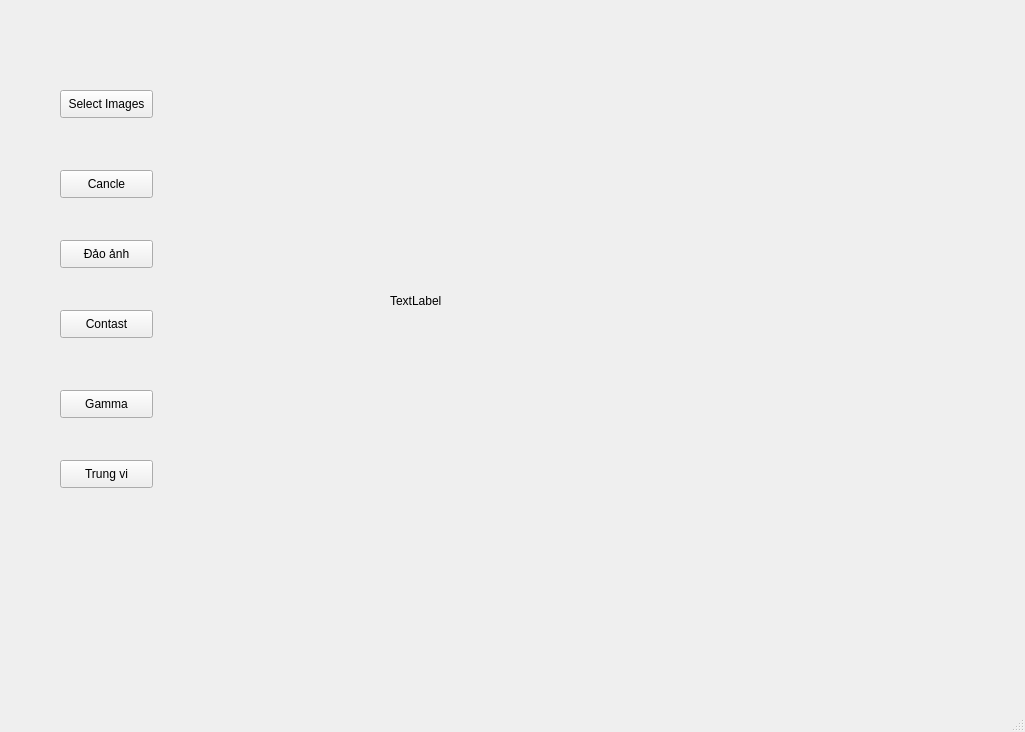
<?xml version="1.0" encoding="UTF-8"?>
<ui version="4.0">
 <class>MainWindow</class>
 <widget class="QMainWindow" name="MainWindow">
  <property name="geometry">
   <rect>
    <x>0</x>
    <y>0</y>
    <width>1025</width>
    <height>732</height>
   </rect>
  </property>
  <property name="windowTitle">
   <string>MainWindow</string>
  </property>
  <widget class="QWidget" name="centralwidget">
   <widget class="QPushButton" name="btnSelectImage">
    <property name="geometry">
     <rect>
      <x>60</x>
      <y>90</y>
      <width>93</width>
      <height>28</height>
     </rect>
    </property>
    <property name="text">
     <string>Select Images</string>
    </property>
   </widget>
   <widget class="QPushButton" name="btnCancle">
    <property name="geometry">
     <rect>
      <x>60</x>
      <y>170</y>
      <width>93</width>
      <height>28</height>
     </rect>
    </property>
    <property name="text">
     <string>Cancle</string>
    </property>
   </widget>
   <widget class="QPushButton" name="btnDaoAnh">
    <property name="geometry">
     <rect>
      <x>60</x>
      <y>240</y>
      <width>93</width>
      <height>28</height>
     </rect>
    </property>
    <property name="text">
     <string>Đảo ảnh</string>
    </property>
   </widget>
   <widget class="QPushButton" name="btnContast">
    <property name="geometry">
     <rect>
      <x>60</x>
      <y>310</y>
      <width>93</width>
      <height>28</height>
     </rect>
    </property>
    <property name="text">
     <string>Contast</string>
    </property>
   </widget>
   <widget class="QPushButton" name="btnGamma">
    <property name="geometry">
     <rect>
      <x>60</x>
      <y>390</y>
      <width>93</width>
      <height>28</height>
     </rect>
    </property>
    <property name="text">
     <string>Gamma</string>
    </property>
   </widget>
   <widget class="QPushButton" name="btnTrungvi">
    <property name="geometry">
     <rect>
      <x>60</x>
      <y>460</y>
      <width>93</width>
      <height>28</height>
     </rect>
    </property>
    <property name="text">
     <string>Trung vi</string>
    </property>
   </widget>
   <widget class="QLabel" name="lbImage">
    <property name="geometry">
     <rect>
      <x>390</x>
      <y>80</y>
      <width>531</width>
      <height>441</height>
     </rect>
    </property>
    <property name="text">
     <string>TextLabel</string>
    </property>
   </widget>
  </widget>
  <widget class="QMenuBar" name="menubar">
   <property name="geometry">
    <rect>
     <x>0</x>
     <y>0</y>
     <width>1025</width>
     <height>26</height>
    </rect>
   </property>
  </widget>
  <widget class="QStatusBar" name="statusbar"/>
 </widget>
 <resources/>
 <connections/>
</ui>
